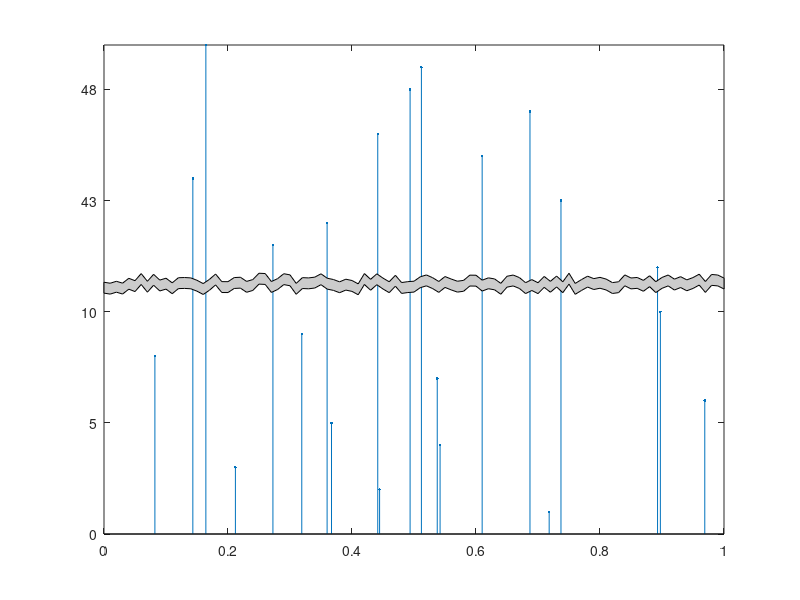

Reproduce this figure in MATLAB.
function h=BreakPlot_Stem(x,y,y_break_start,y_break_end,break_type,y_arbitrary_scaling_factor)
% BreakPlot(x,y,y_break_start,y_break_end,break_type)
% Produces a plot who's y-axis skips to avoid unnecessary blank space
%
% INPUT
% x
% y
% y_break_start
% y_break_end
% break_type
%    if break_type='RPatch' the plot will look torn
%       in the broken space
%    if break_type='Patch' the plot will have a more
%       regular, zig-zag tear
%    if break_plot='Line' the plot will merely have
%       some hash marks on the y-axis to denote the
%       break
%
% EXAMPLE #1:
%
% NEW = 1;
% sampleTimes = [1:200];
% RPM = [600+rand(1,100)*500, 4500+rand(1,100)*2500];
% figure;
% % BreakPlot
% str = {'','Line','Patch','RPatch'};
% for i=1:4
%    subplot(2,2,i);
%    if i==1
%        plot(sampleTimes,RPM,'r.')
%        title('Plot');
%    else
%        if ~NEW
%            breakplot_old(sampleTimes,RPM,2000,4000,str{i});
%        else
%            breakplot(sampleTimes,RPM,2000,4000,str{i},40);
%        end;
%        title(sprintf('Breakplot %s',str{i}));
%    end;
% end;
%
%
% EXAMPLE #2:
%
% figure;
% subplot(4,4,[1:2 5:6]);
% BreakPlot(rand(1,21),[1:10,40:50],10,40,'Line');
% subplot(4,4,[3:4 7:8]);
% BreakPlot(rand(1,21),[1:10,40:50],10,40,'Patch');
% subplot(4,4,[9:10 13:14]);
% BreakPlot(rand(1,21),[1:10,40:50],10,40,'RPatch');
% x=rand(1,21);y=[1:10,40:50];
% subplot(4,4,11:12);plot(x(y>=40),y(y>=40),'.');
% set(gca,'XTickLabel',[]);
% subplot(4,4,15:16);plot(x(y<=20),y(y<=20),'.');
%
%
% IT'S NOT FANCY, BUT IT WORKS.

% Michael Robbins
% michaelrobbinsusenet@yahoo.com

% TEST DATA
if nargin<6 y_arbitrary_scaling_factor = 100.0; end;
if nargin<5 break_type='RPatch'; end;
if nargin<4 y_break_end=39; end;
if nargin<3 y_break_start=11; end;
if nargin<2 y=[1:10,40:50]; end;
if nargin<1 x=rand(1,21); end;

% SOME DFINITIONS
y_break_width = y_break_end - y_break_start;
y_break_mid   = y_break_width./2 + y_break_start;
y_range       = range(y);

% LOSE THE DATA IN THE BREAK, WE DON'T NEED IT ANYMORE
i =  y>y_break_start & y <y_break_end;
x(i)=[];
y(i)=[];

% MAP THE DATA
i = y >= y_break_end;
y2 = y - i.*y_break_width;

% PLOT THE MAPPED DATA
h    = stem(x,y,'.');
ylim = get(gca,'ylim');
h    = stem(x,y2,'.');
set(gca,'ylim',ylim-[0 y_break_width]);

% CREATE THE "BREAK" EFFECT
xlim = get(gca,'xlim');
xtick      = get(gca,'XTick');
ytick      = get(gca,'YTick');
yticklabel = get(gca,'yticklabel');

y_gap_width = y_range ./ y_arbitrary_scaling_factor;
y_half_gap = y_gap_width./2;
y_gap_mid  = y_break_start + y_half_gap;
switch break_type
   case 'Patch', i =  10.0;
   case 'RPatch',i = 100.0;
   case 'Line',  i =   2.0;
end;
x_half_tick = diff(xlim(1:2))./i;
switch break_type
   case {'Patch','RPatch'},
       xx = xlim(1) + x_half_tick.*[0:i];
       switch break_type
           case 'Patch',yy = repmat( ...
                   [y_gap_mid+y_half_gap y_gap_mid-y_half_gap],1,floor(i./2));
                   if length(yy)<length(xx) yy=[y_gap_mid-y_half_gap yy]; end;
           case 'RPatch',yy = y_gap_mid + rand(101,1).*y_gap_width - y_half_gap;
       end;
       patch([xx(:);flipud(xx(:))], ...
           [yy(:)+y_half_gap ; flipud(yy(:)-y_half_gap)], ...
           [.8 .8 .8])
   case 'Line',
       x_half_tick = diff(xtick(1:2))./2;
       xx = [xlim(1) xlim(1)+x_half_tick];
       for i=0:2:2
           line(xx,y_gap_mid+([-1 2]+i).*y_gap_width./2);
       end;
end;
set(gca,'xlim',xlim);

% MAP TICKS BACK
i_wrong_ticks = ytick > y_break_start;
ytick = ytick + i_wrong_ticks.*y_break_width;
integer_ticks = all(floor(ytick) == ytick);
label_width = size(yticklabel,2);
if integer_ticks
   format_string = sprintf('%%%dd\n',label_width);
else
   left_side = ceil(log10(max(ytick)));
   right_side = label_width-left_side-1;
   format_string = sprintf('%%%d.%df\n',label_width,right_side);
end;
set(gca, 'yticklabel', num2str(ytick'));